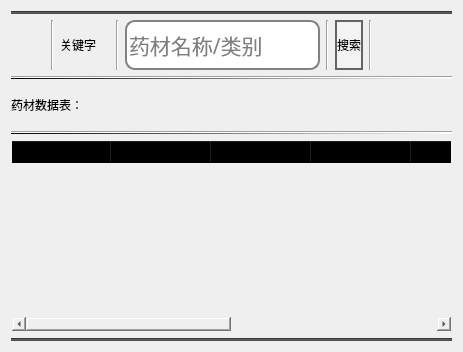
            <widget class="QWidget" name="tab_2">
             <attribute name="title">
              <string>药材数据</string>
             </attribute>
             <layout class="QVBoxLayout" name="verticalLayout_6">
              <item>
               <widget class="Line" name="line_83">
                <property name="styleSheet">
                 <string notr="true">background-color: rgb(81, 81, 81);</string>
                </property>
                <property name="orientation">
                 <enum>Qt::Horizontal</enum>
                </property>
               </widget>
              </item>
              <item>
               <layout class="QHBoxLayout" name="horizontalLayout_33">
                <item>
                 <spacer name="horizontalSpacer">
                  <property name="orientation">
                   <enum>Qt::Horizontal</enum>
                  </property>
                  <property name="sizeHint" stdset="0">
                   <size>
                    <width>40</width>
                    <height>20</height>
                   </size>
                  </property>
                 </spacer>
                </item>
                <item>
                 <widget class="Line" name="line_85">
                  <property name="orientation">
                   <enum>Qt::Vertical</enum>
                  </property>
                 </widget>
                </item>
                <item>
                 <widget class="QLabel" name="label_46">
                  <property name="minimumSize">
                   <size>
                    <width>50</width>
                    <height>50</height>
                   </size>
                  </property>
                  <property name="styleSheet">
                   <string notr="true">font: 18pt &quot;华文行楷&quot;;</string>
                  </property>
                  <property name="text">
                   <string>关键字</string>
                  </property>
                 </widget>
                </item>
                <item>
                 <widget class="Line" name="line_86">
                  <property name="orientation">
                   <enum>Qt::Vertical</enum>
                  </property>
                 </widget>
                </item>
                <item>
                 <widget class="QLineEdit" name="lineEdit_32">
                  <property name="minimumSize">
                   <size>
                    <width>0</width>
                    <height>50</height>
                   </size>
                  </property>
                  <property name="font">
                   <font>
                    <family>华文行楷</family>
                    <pointsize>16</pointsize>
                    <weight>50</weight>
                    <italic>false</italic>
                    <bold>false</bold>
                   </font>
                  </property>
                  <property name="styleSheet">
                   <string notr="true">QLineEdit {
    border: 2px solid rgb(130,130,130); /* 设置初始边框为浅白色 */
    border-radius: 10px; /* 设置圆角半径为10px，可根据需要调整 */
	font: 16pt &quot;华文行楷&quot;;
}

QLineEdit:hover {
    border: 4px solid #606060; /* 鼠标悬停时边框变粗且变为浅黑色 */
}</string>
                  </property>
                  <property name="placeholderText">
                   <string>药材名称/类别</string>
                  </property>
                 </widget>
                </item>
                <item>
                 <widget class="Line" name="line_87">
                  <property name="orientation">
                   <enum>Qt::Vertical</enum>
                  </property>
                 </widget>
                </item>
                <item>
                 <widget class="QPushButton" name="btn_select_med_3">
                  <property name="minimumSize">
                   <size>
                    <width>0</width>
                    <height>50</height>
                   </size>
                  </property>
                  <property name="styleSheet">
                   <string notr="true">QPushButton{
    font: 18pt &quot;华文行楷&quot;;
    background: rgba(255, 255, 255, 60);
    color: black;
    border-radius: 16px;
    font-family: 华文行楷;
    border: 2px solid rgb(100,100,100); /* 新增代码 */
}

QPushButton:hover{                    
    background: rgba(0, 0, 0, 100);
}

QPushButton:pressed{
    background: darkgray;
}</string>
                  </property>
                  <property name="text">
                   <string>搜索</string>
                  </property>
                 </widget>
                </item>
                <item>
                 <widget class="Line" name="line_88">
                  <property name="orientation">
                   <enum>Qt::Vertical</enum>
                  </property>
                 </widget>
                </item>
                <item>
                 <spacer name="horizontalSpacer_32">
                  <property name="orientation">
                   <enum>Qt::Horizontal</enum>
                  </property>
                  <property name="sizeHint" stdset="0">
                   <size>
                    <width>40</width>
                    <height>20</height>
                   </size>
                  </property>
                 </spacer>
                </item>
                <item>
                 <spacer name="horizontalSpacer_33">
                  <property name="orientation">
                   <enum>Qt::Horizontal</enum>
                  </property>
                  <property name="sizeHint" stdset="0">
                   <size>
                    <width>40</width>
                    <height>20</height>
                   </size>
                  </property>
                 </spacer>
                </item>
               </layout>
              </item>
              <item>
               <widget class="Line" name="line_89">
                <property name="styleSheet">
                 <string notr="true">background-color: qlineargradient(spread:pad, x1:0, y1:0, x2:1, y2:0, stop:0 rgba(0, 0, 0, 255), stop:1 rgba(255, 255, 255, 255));</string>
                </property>
                <property name="orientation">
                 <enum>Qt::Horizontal</enum>
                </property>
               </widget>
              </item>
              <item>
               <widget class="QLabel" name="label_21">
                <property name="minimumSize">
                 <size>
                  <width>0</width>
                  <height>40</height>
                 </size>
                </property>
                <property name="styleSheet">
                 <string notr="true">font: 16pt &quot;华文行楷&quot;;</string>
                </property>
                <property name="text">
                 <string>药材数据表：</string>
                </property>
               </widget>
              </item>
              <item>
               <widget class="Line" name="line_90">
                <property name="styleSheet">
                 <string notr="true">background-color: qlineargradient(spread:pad, x1:0, y1:0, x2:1, y2:0, stop:0 rgba(0, 0, 0, 255), stop:1 rgba(255, 255, 255, 255));</string>
                </property>
                <property name="orientation">
                 <enum>Qt::Horizontal</enum>
                </property>
               </widget>
              </item>
              <item>
               <widget class="QTableWidget" name="tableWidget_4">
                <property name="minimumSize">
                 <size>
                  <width>0</width>
                  <height>50</height>
                 </size>
                </property>
                <property name="styleSheet">
                 <string notr="true">background-color: transparent;
selection-color: rgb(79, 80, 97);
selection-background-color:rgba(0, 0, 0, 100);;
border-color: transparent;
font: 16pt &quot;华文行楷&quot;;</string>
                </property>
                <attribute name="horizontalHeaderStretchLastSection">
                 <bool>true</bool>
                </attribute>
                <column>
                 <property name="text">
                  <string>中药材名称</string>
                 </property>
                </column>
                <column>
                 <property name="text">
                  <string>类别</string>
                 </property>
                </column>
                <column>
                 <property name="text">
                  <string>当前库存</string>
                 </property>
                </column>
                <column>
                 <property name="text">
                  <string>最大库存</string>
                 </property>
                </column>
                <column>
                 <property name="text">
                  <string>最小库存</string>
                 </property>
                </column>
                <column>
                 <property name="text">
                  <string>备注</string>
                 </property>
                </column>
                <column>
                 <property name="text">
                  <string>价格</string>
                 </property>
                </column>
                <column>
                 <property name="text">
                  <string>操作</string>
                 </property>
                </column>
               </widget>
              </item>
              <item>
               <widget class="Line" name="line_17">
                <property name="styleSheet">
                 <string notr="true">background-color: rgb(81, 81, 81);</string>
                </property>
                <property name="orientation">
                 <enum>Qt::Horizontal</enum>
                </property>
               </widget>
              </item>
             </layout>
            </widget>
